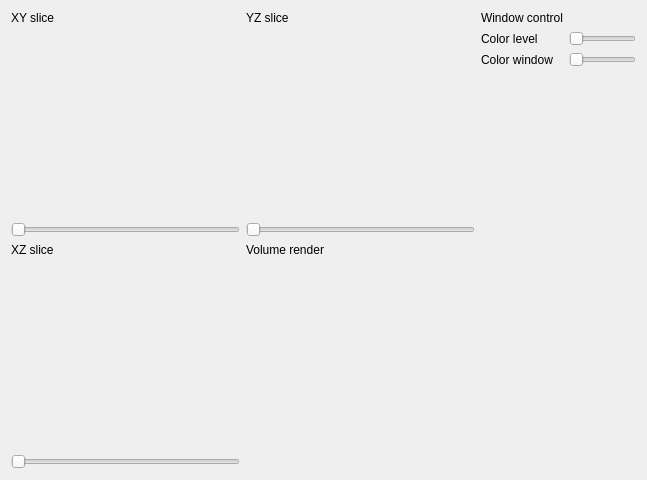
<?xml version="1.0" encoding="UTF-8"?>
<ui version="4.0">
 <class>Form</class>
 <widget class="QWidget" name="Form">
  <property name="geometry">
   <rect>
    <x>0</x>
    <y>0</y>
    <width>647</width>
    <height>480</height>
   </rect>
  </property>
  <property name="windowTitle">
   <string>DICOM Visualizer</string>
  </property>
  <layout class="QHBoxLayout" name="horizontalLayout" stretch="3,1">
   <item>
    <layout class="QGridLayout" name="gridLayout_2">
     <property name="sizeConstraint">
      <enum>QLayout::SetMinimumSize</enum>
     </property>
     <property name="leftMargin">
      <number>0</number>
     </property>
     <property name="bottomMargin">
      <number>0</number>
     </property>
     <property name="horizontalSpacing">
      <number>6</number>
     </property>
     <item row="0" column="0">
      <layout class="QVBoxLayout" name="verticalLayout" stretch="0,1,0">
       <property name="spacing">
        <number>6</number>
       </property>
       <item>
        <widget class="QLabel" name="label">
         <property name="text">
          <string>XY slice</string>
         </property>
        </widget>
       </item>
       <item>
        <widget class="QWidget" name="XYPlaneWidget"/>
       </item>
       <item>
        <widget class="QSlider" name="XYSlider">
         <property name="orientation">
          <enum>Qt::Horizontal</enum>
         </property>
        </widget>
       </item>
      </layout>
     </item>
     <item row="0" column="1">
      <layout class="QVBoxLayout" name="verticalLayout_2" stretch="0,1,0">
       <item>
        <widget class="QLabel" name="label_3">
         <property name="text">
          <string>YZ slice</string>
         </property>
        </widget>
       </item>
       <item>
        <widget class="QWidget" name="YZPlaneWidget"/>
       </item>
       <item>
        <widget class="QSlider" name="YZSlider">
         <property name="orientation">
          <enum>Qt::Horizontal</enum>
         </property>
        </widget>
       </item>
      </layout>
     </item>
     <item row="1" column="0">
      <layout class="QVBoxLayout" name="verticalLayout_3" stretch="0,1,0">
       <item>
        <widget class="QLabel" name="label_2">
         <property name="text">
          <string>XZ slice</string>
         </property>
        </widget>
       </item>
       <item>
        <widget class="QWidget" name="XZPlaneWidget"/>
       </item>
       <item>
        <widget class="QSlider" name="XZSlider">
         <property name="orientation">
          <enum>Qt::Horizontal</enum>
         </property>
        </widget>
       </item>
      </layout>
     </item>
     <item row="1" column="1">
      <layout class="QVBoxLayout" name="verticalLayout_5" stretch="0,1">
       <item>
        <widget class="QLabel" name="label_4">
         <property name="text">
          <string>Volume render</string>
         </property>
        </widget>
       </item>
       <item>
        <widget class="QWidget" name="VolumeWidget"/>
       </item>
      </layout>
     </item>
    </layout>
   </item>
   <item>
    <layout class="QGridLayout" name="gridLayout" rowstretch="0,0,0,0" columnstretch="0,0">
     <property name="sizeConstraint">
      <enum>QLayout::SetDefaultConstraint</enum>
     </property>
     <item row="2" column="0">
      <widget class="QLabel" name="WindowWidthLabel">
       <property name="text">
        <string>Color window</string>
       </property>
      </widget>
     </item>
     <item row="2" column="1">
      <widget class="QSlider" name="WindowWidthSlider">
       <property name="orientation">
        <enum>Qt::Horizontal</enum>
       </property>
      </widget>
     </item>
     <item row="0" column="0">
      <widget class="QLabel" name="WindowControlLabel">
       <property name="frameShape">
        <enum>QFrame::NoFrame</enum>
       </property>
       <property name="text">
        <string>Window control</string>
       </property>
       <property name="alignment">
        <set>Qt::AlignCenter</set>
       </property>
      </widget>
     </item>
     <item row="1" column="0">
      <widget class="QLabel" name="WindowCenterLabel">
       <property name="text">
        <string>Color level</string>
       </property>
      </widget>
     </item>
     <item row="1" column="1">
      <widget class="QSlider" name="WindowCenterSlider">
       <property name="orientation">
        <enum>Qt::Horizontal</enum>
       </property>
      </widget>
     </item>
     <item row="3" column="0">
      <spacer name="verticalSpacer">
       <property name="orientation">
        <enum>Qt::Vertical</enum>
       </property>
       <property name="sizeHint" stdset="0">
        <size>
         <width>20</width>
         <height>40</height>
        </size>
       </property>
      </spacer>
     </item>
    </layout>
   </item>
  </layout>
 </widget>
 <resources/>
 <connections/>
</ui>
